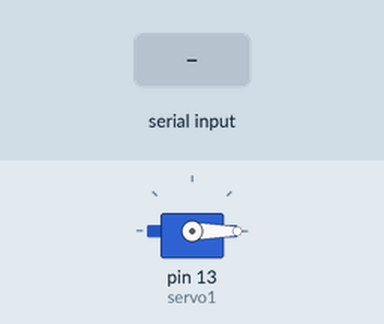
Recording of a sketch running on a simulated Arduino Uno, built with avr-gcc and run on an emulated ATmega328P. Parts: servo. Inputs (shaded band) come from the test bench.

Above: at 1.2 s.
1.3 s: "90,45\n" received over Serial
At 2.1 s:
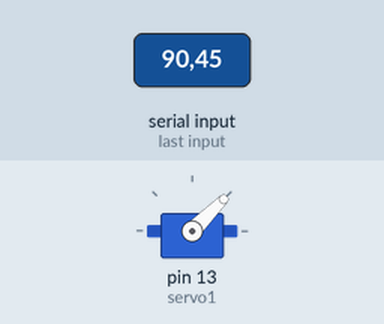
3.9 s: "30,150\n" received over Serial
At 4.5 s:
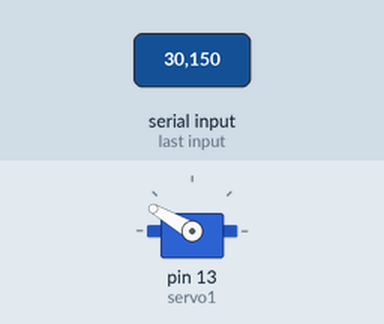
6.5 s: "200\n" received over Serial
At 7.1 s:
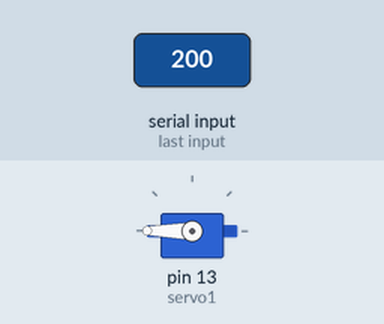
Timing chart, 0 to 9.5 s (numbered marks = the images above; inputs shaded):
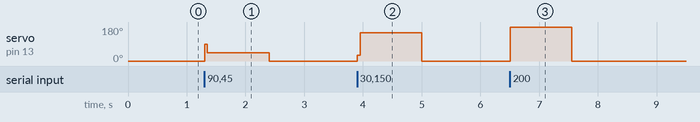

Measured:
- after the input at 1.3 s, servo on pin 13 (servo1): 0° → 45° at once, → 0° 1.1 s later
- after the input at 3.9 s, servo on pin 13 (servo1): 0° → 150° at once, → 0° 1.1 s later
- after the input at 6.5 s, servo on pin 13 (servo1): 0° → 180° at once, → 0° 1.0 s later

The sketch:

Tarefa03.ino
```cpp
// Controlar Angulo do Servo por Serial - Adriano Rodrigues
#include <Servo.h> // Adiciona a biblioteca de servos
Servo servo1; // Cria uma variavel servo1 na classe Servo
int pos = 0 ; // Posicao em graus
void setup()
{
  Serial.begin(9600);
  servo1.attach(13); // Anexa o servo a porta 13
}
void loop()
{
  if (Serial.available() > 0)
  {
    pos = Serial.parseInt(); // Interpreta o dado lido como um int
  }
  servo1.write(pos);
  delay(50);
}
```
